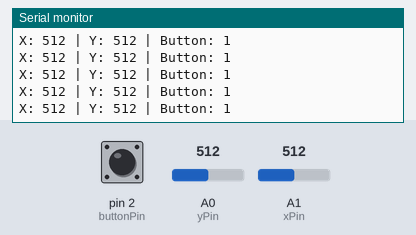
Bench run of a sketch on a simulated Arduino Uno, built with avr-gcc and run on an emulated ATmega328P. On the bench: the last lines printed to the serial monitor. The test bench sets the inputs (shaded band); at power-on: A0 (yPin) = 512, A1 (xPin) = 512, pin 2 (buttonPin) HIGH.

Above: at 1.2 s.
1.3 s: A0 (yPin) set to 716
At 1.32 s:
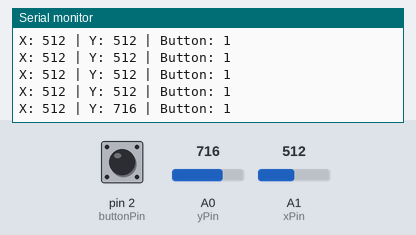
2.8 s: A1 (xPin) set to 716
At 2.83 s:
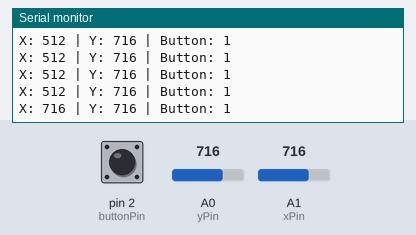
4.3 s: A0 (yPin) set to 1023
At 4.34 s:
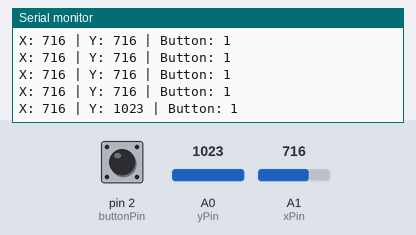
7.3 s: A0 (yPin) set to 0
At 7.36 s:
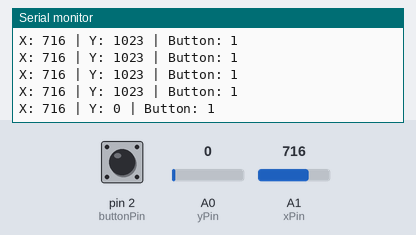
10.3 s: pin 2 (buttonPin) pulled LOW for 0.15 s
At 10.38 s:
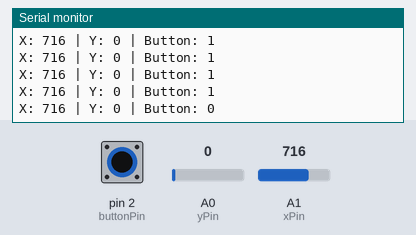
11.9 s: A1 (xPin) set to 900
At 11.99 s:
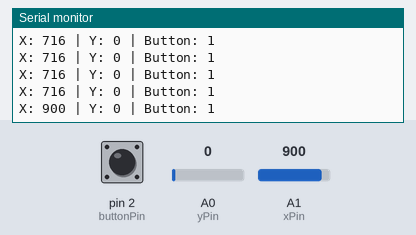
Timing chart, 0 to 14.4 s (numbered marks = the images above; inputs shaded):
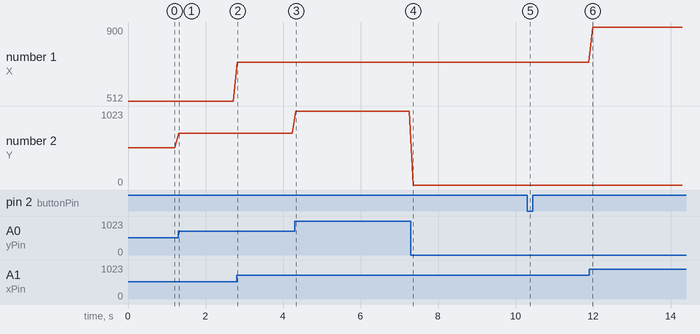

The sketch:

joystick.ino
```cpp
int xPin = A1;
int yPin = A0;
int buttonPin = 2;

int xPosition = 0;
int yPosition = 0;
int buttonState = 0;

void setup() {
  // inicializar las comunicaciones en serie a 9600 bps:
  Serial.begin(9600);

  pinMode(xPin, INPUT);
  pinMode(yPin, INPUT);

  //activar resistencia pull-up en el pin pulsador
  pinMode(buttonPin, INPUT_PULLUP);

  // Para las versiones anteriores a 1.0.1 Arduino
  // pinMode (buttonPin, INPUT);
  // digitalWrite (buttonPin, HIGH);

}

void loop() {
  xPosition = analogRead(xPin);
  yPosition = analogRead(yPin);
  buttonState = digitalRead(buttonPin);

  Serial.print("X: ");
  Serial.print(xPosition);
  Serial.print(" | Y: ");
  Serial.print(yPosition);
  Serial.print(" | Button: ");
  Serial.println(buttonState);

  delay(100); // añadir un poco de retraso entre lecturas
}
```

Measured:
- after the input at 1.3 s, the serial monitor: prints a new line at once (image 1)
- after the input at 2.8 s, the serial monitor: prints a new line at once (image 2)
- after the input at 4.3 s, the serial monitor: prints a new line at once (image 3)
- after the input at 7.3 s, the serial monitor: prints a new line after 0.06 s (image 4)
- after the input at 10.3 s, the serial monitor: prints a new line after 0.08 s (image 5)
- after the input at 11.9 s, the serial monitor: prints a new line after 0.09 s (image 6)
- plotted number 1: 716 → 900 after the input at 11.9 s
- plotted number 2: 512 → 716 after the input at 1.3 s, 716 → 1023 after the input at 4.3 s, 1023 → 0 after the input at 7.3 s
